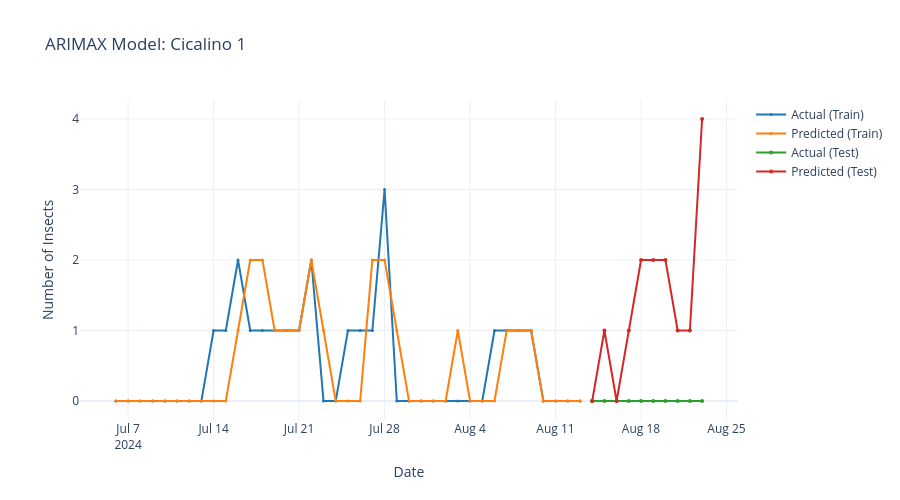
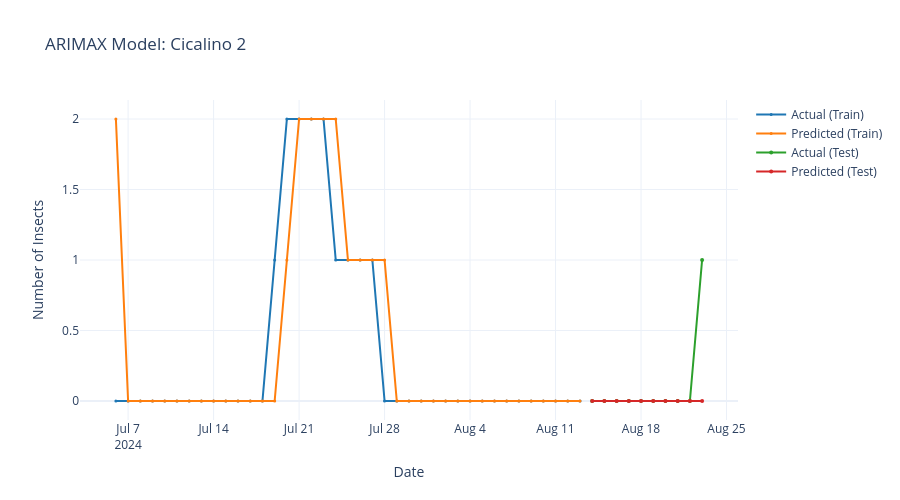
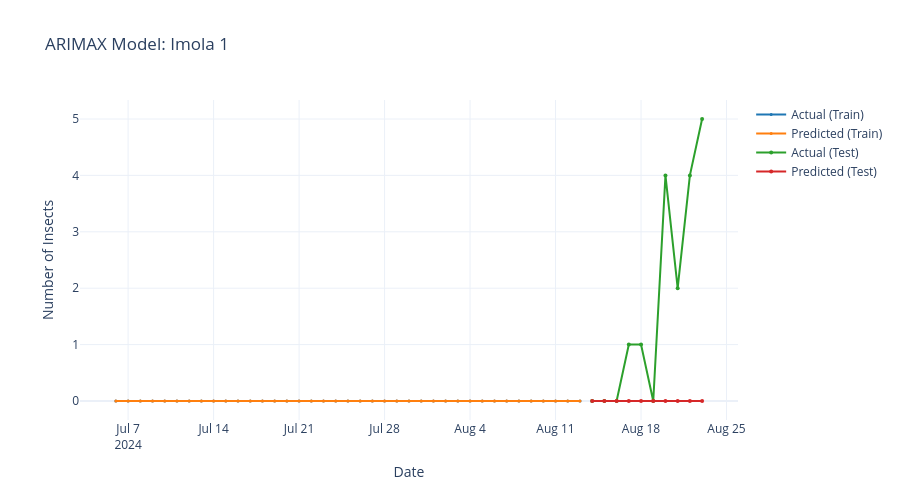
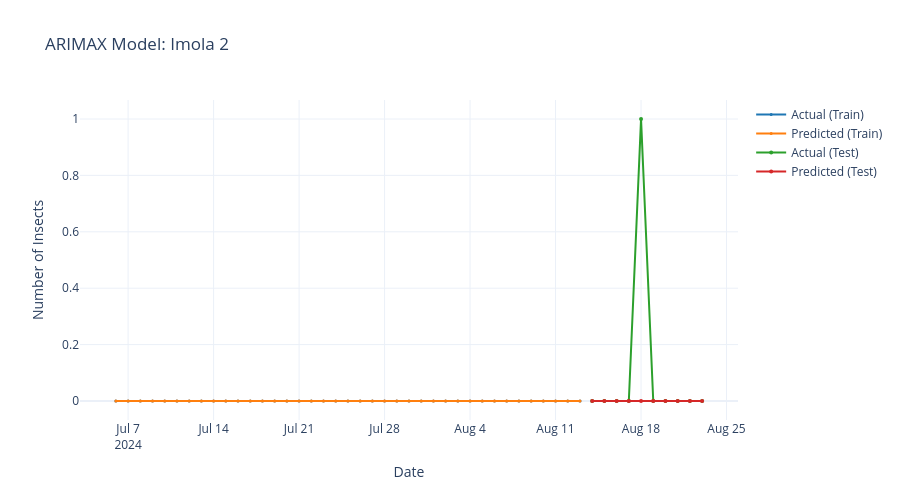

Here is the notebook cell these charts were saved with, in order:
### Markdown cell above
### 📍 Time Series Champion: Location-wise Analysis

Visualize and evaluate the champion model's performance for each location.

### Code cell
# Visualize Time Series Champion by Location with proper train/test split
print(f"📍 {ts_champion} Performance by Location:")

for location in locations:
    loc_train = location_train[location]
    loc_test = location_test[location]
    
    if len(loc_train) == 0 or len(loc_test) == 0:
        print(f"   {location}: Insufficient data for train/test split")
        continue
    
    X_loc_train = loc_train[['Average Temperature', 'Average Humidity']].values
    y_loc_train = loc_train['Number of insects'].values
    X_loc_test = loc_test[['Average Temperature', 'Average Humidity']].values
    y_loc_test = loc_test['Number of insects'].values
    
    # Apply the champion model to this location
    try:
        if ts_champion == 'ARIMAX':
            model_loc = ARIMA(y_loc_train, exog=X_loc_train, order=best_arimax_params)
            fitted_loc = model_loc.fit()
            train_pred_loc = ensure_non_negative_int(fitted_loc.fittedvalues)
            test_pred_loc = ensure_non_negative_int(fitted_loc.forecast(steps=len(y_loc_test), exog=X_loc_test))
            
        elif ts_champion == 'SARIMAX':
            model_loc = SARIMAX(y_loc_train, exog=X_loc_train, 
                              order=best_sarimax_params[0], 
                              seasonal_order=best_sarimax_params[1])
            fitted_loc = model_loc.fit(disp=False)
            train_pred_loc = ensure_non_negative_int(fitted_loc.fittedvalues)
            test_pred_loc = ensure_non_negative_int(fitted_loc.forecast(steps=len(y_loc_test), exog=X_loc_test))
            
        else:  # Prophet
            prophet_train_loc = pd.DataFrame({
                'ds': pd.to_datetime(loc_train['Date']),
                'y': y_loc_train,
                'temp': loc_train['Average Temperature'],
                'humidity': loc_train['Average Humidity']
            })
            
            model_loc = Prophet(
                seasonality_mode=best_prophet_params[0],
                changepoint_prior_scale=best_prophet_params[1],
                seasonality_prior_scale=best_prophet_params[2],
                daily_seasonality=False,
                weekly_seasonality=True,
                yearly_seasonality=False
            )
            model_loc.add_regressor('temp')
            model_loc.add_regressor('humidity')
            model_loc.fit(prophet_train_loc)
            
            # Train predictions
            train_future_loc = model_loc.make_future_dataframe(periods=0)
            train_future_loc['temp'] = prophet_train_loc['temp'].values
            train_future_loc['humidity'] = prophet_train_loc['humidity'].values
            train_forecast_loc = model_loc.predict(train_future_loc)
            train_pred_loc = ensure_non_negative_int(train_forecast_loc['yhat'].values)
            
            # Test predictions - Fix datetime handling
            test_periods_loc = len(loc_test)
            test_future_loc = model_loc.make_future_dataframe(periods=test_periods_loc, freq='D')
            
            # Properly concatenate values
            all_temp_loc = np.concatenate([prophet_train_loc['temp'].values, loc_test['Average Temperature'].values])
            all_humidity_loc = np.concatenate([prophet_train_loc['humidity'].values, loc_test['Average Humidity'].values])
            
            # Ensure proper length alignment
            test_future_loc = test_future_loc.iloc[:len(all_temp_loc)].copy()
            test_future_loc['temp'] = all_temp_loc
            test_future_loc['humidity'] = all_humidity_loc
            
            test_forecast_loc = model_loc.predict(test_future_loc)
            test_pred_loc = ensure_non_negative_int(test_forecast_loc['yhat'].values[-len(y_loc_test):])
        
        # Create visualization with train/test split
        fig_loc = create_forecast_plot(
            y_loc_train, train_pred_loc, y_loc_test, test_pred_loc,
            f"{ts_champion} Model: {location}",
            loc_train['Date'], loc_test['Date']
        )
        fig_loc.show()
        
        # Print test metrics
        test_metrics_loc = calculate_metrics(y_loc_test, test_pred_loc)
        print(f"   {location}: Test MAE={test_metrics_loc['MAE']:.3f}, Test RMSE={test_metrics_loc['RMSE']:.3f}, Test R²={test_metrics_loc['R2']:.3f}")
        
    except Exception as e:
        print(f"   {location}: Model fitting failed - {str(e)[:50]}...")
        continue

### Figure 1 — Plotly figure (JSON) as saved in the notebook; plotly's stock layout.template omitted (floating-point values rounded to 4 significant figures)
{"data": [{"line": {"color": "#1f77b4", "width": 2}, "marker": {"size": 3}, "mode": "lines+markers", "name": "Actual (Train)", "type": "scatter", "x": ["2024-07-06T00:00:00", "2024-07-07T00:00:00", "2024-07-08T00:00:00", "2024-07-09T00:00:00", "2024-07-10T00:00:00", "2024-07-11T00:00:00", "2024-07-12T00:00:00", "2024-07-13T00:00:00", "2024-07-14T00:00:00", "2024-07-15T00:00:00", "2024-07-16T00:00:00", "2024-07-17T00:00:00", "2024-07-18T00:00:00", "2024-07-19T00:00:00", "2024-07-20T00:00:00", "2024-07-21T00:00:00", "2024-07-22T00:00:00", "2024-07-23T00:00:00", "2024-07-24T00:00:00", "2024-07-25T00:00:00", "2024-07-26T00:00:00", "2024-07-27T00:00:00", "2024-07-28T00:00:00", "2024-07-29T00:00:00", "2024-07-30T00:00:00", "2024-07-31T00:00:00", "2024-08-01T00:00:00", "2024-08-02T00:00:00", "2024-08-03T00:00:00", "2024-08-04T00:00:00", "2024-08-05T00:00:00", "2024-08-06T00:00:00", "2024-08-07T00:00:00", "2024-08-08T00:00:00", "2024-08-09T00:00:00", "2024-08-10T00:00:00", "2024-08-11T00:00:00", "2024-08-12T00:00:00", "2024-08-13T00:00:00"], "y": [0, 0, 0, 0, 0, 0, 0, 0, 1, 1, 2, 1, 1, 1, 1, 1, 2, 0, 0, 1, 1, 1, 3, 0, 0, 0, 0, 0, 0, 0, 0, 1, 1, 1, 1, 0, 0, 0, 0]}, {"line": {"color": "#ff7f0e", "width": 2}, "marker": {"size": 3}, "mode": "lines+markers", "name": "Predicted (Train)", "type": "scatter", "x": ["2024-07-06T00:00:00", "2024-07-07T00:00:00", "2024-07-08T00:00:00", "2024-07-09T00:00:00", "2024-07-10T00:00:00", "2024-07-11T00:00:00", "2024-07-12T00:00:00", "2024-07-13T00:00:00", "2024-07-14T00:00:00", "2024-07-15T00:00:00", "2024-07-16T00:00:00", "2024-07-17T00:00:00", "2024-07-18T00:00:00", "2024-07-19T00:00:00", "2024-07-20T00:00:00", "2024-07-21T00:00:00", "2024-07-22T00:00:00", "2024-07-23T00:00:00", "2024-07-24T00:00:00", "2024-07-25T00:00:00", "2024-07-26T00:00:00", "2024-07-27T00:00:00", "2024-07-28T00:00:00", "2024-07-29T00:00:00", "2024-07-30T00:00:00", "2024-07-31T00:00:00", "2024-08-01T00:00:00", "2024-08-02T00:00:00", "2024-08-03T00:00:00", "2024-08-04T00:00:00", "2024-08-05T00:00:00", "2024-08-06T00:00:00", "2024-08-07T00:00:00", "2024-08-08T00:00:00", "2024-08-09T00:00:00", "2024-08-10T00:00:00", "2024-08-11T00:00:00", "2024-08-12T00:00:00", "2024-08-13T00:00:00"], "y": [0, 0, 0, 0, 0, 0, 0, 0, 0, 0, 1, 2, 2, 1, 1, 1, 2, 1, 0, 0, 0, 2, 2, 1, 0, 0, 0, 0, 1, 0, 0, 0, 1, 1, 1, 0, 0, 0, 0]}, {"line": {"color": "#2ca02c", "width": 2}, "marker": {"size": 4}, "mode": "lines+markers", "name": "Actual (Test)", "type": "scatter", "x": ["2024-08-14T00:00:00", "2024-08-15T00:00:00", "2024-08-16T00:00:00", "2024-08-17T00:00:00", "2024-08-18T00:00:00", "2024-08-19T00:00:00", "2024-08-20T00:00:00", "2024-08-21T00:00:00", "2024-08-22T00:00:00", "2024-08-23T00:00:00"], "y": [0, 0, 0, 0, 0, 0, 0, 0, 0, 0]}, {"line": {"color": "#d62728", "width": 2}, "marker": {"size": 4}, "mode": "lines+markers", "name": "Predicted (Test)", "type": "scatter", "x": ["2024-08-14T00:00:00", "2024-08-15T00:00:00", "2024-08-16T00:00:00", "2024-08-17T00:00:00", "2024-08-18T00:00:00", "2024-08-19T00:00:00", "2024-08-20T00:00:00", "2024-08-21T00:00:00", "2024-08-22T00:00:00", "2024-08-23T00:00:00"], "y": [0, 1, 0, 1, 2, 2, 2, 1, 1, 4]}], "layout": {"height": 500, "hovermode": "x unified", "title": {"text": "ARIMAX Model: Cicalino 1"}, "xaxis": {"title": {"text": "Date"}}, "yaxis": {"title": {"text": "Number of Insects"}}}}

### Figure 2 — Plotly figure (JSON) as saved in the notebook; plotly's stock layout.template omitted (floating-point values rounded to 4 significant figures)
{"data": [{"line": {"color": "#1f77b4", "width": 2}, "marker": {"size": 3}, "mode": "lines+markers", "name": "Actual (Train)", "type": "scatter", "x": ["2024-07-06T00:00:00", "2024-07-07T00:00:00", "2024-07-08T00:00:00", "2024-07-09T00:00:00", "2024-07-10T00:00:00", "2024-07-11T00:00:00", "2024-07-12T00:00:00", "2024-07-13T00:00:00", "2024-07-14T00:00:00", "2024-07-15T00:00:00", "2024-07-16T00:00:00", "2024-07-17T00:00:00", "2024-07-18T00:00:00", "2024-07-19T00:00:00", "2024-07-20T00:00:00", "2024-07-21T00:00:00", "2024-07-22T00:00:00", "2024-07-23T00:00:00", "2024-07-24T00:00:00", "2024-07-25T00:00:00", "2024-07-26T00:00:00", "2024-07-27T00:00:00", "2024-07-28T00:00:00", "2024-07-29T00:00:00", "2024-07-30T00:00:00", "2024-07-31T00:00:00", "2024-08-01T00:00:00", "2024-08-02T00:00:00", "2024-08-03T00:00:00", "2024-08-04T00:00:00", "2024-08-05T00:00:00", "2024-08-06T00:00:00", "2024-08-07T00:00:00", "2024-08-08T00:00:00", "2024-08-09T00:00:00", "2024-08-10T00:00:00", "2024-08-11T00:00:00", "2024-08-12T00:00:00", "2024-08-13T00:00:00"], "y": [0, 0, 0, 0, 0, 0, 0, 0, 0, 0, 0, 0, 0, 1, 2, 2, 2, 2, 1, 1, 1, 1, 0, 0, 0, 0, 0, 0, 0, 0, 0, 0, 0, 0, 0, 0, 0, 0, 0]}, {"line": {"color": "#ff7f0e", "width": 2}, "marker": {"size": 3}, "mode": "lines+markers", "name": "Predicted (Train)", "type": "scatter", "x": ["2024-07-06T00:00:00", "2024-07-07T00:00:00", "2024-07-08T00:00:00", "2024-07-09T00:00:00", "2024-07-10T00:00:00", "2024-07-11T00:00:00", "2024-07-12T00:00:00", "2024-07-13T00:00:00", "2024-07-14T00:00:00", "2024-07-15T00:00:00", "2024-07-16T00:00:00", "2024-07-17T00:00:00", "2024-07-18T00:00:00", "2024-07-19T00:00:00", "2024-07-20T00:00:00", "2024-07-21T00:00:00", "2024-07-22T00:00:00", "2024-07-23T00:00:00", "2024-07-24T00:00:00", "2024-07-25T00:00:00", "2024-07-26T00:00:00", "2024-07-27T00:00:00", "2024-07-28T00:00:00", "2024-07-29T00:00:00", "2024-07-30T00:00:00", "2024-07-31T00:00:00", "2024-08-01T00:00:00", "2024-08-02T00:00:00", "2024-08-03T00:00:00", "2024-08-04T00:00:00", "2024-08-05T00:00:00", "2024-08-06T00:00:00", "2024-08-07T00:00:00", "2024-08-08T00:00:00", "2024-08-09T00:00:00", "2024-08-10T00:00:00", "2024-08-11T00:00:00", "2024-08-12T00:00:00", "2024-08-13T00:00:00"], "y": [2, 0, 0, 0, 0, 0, 0, 0, 0, 0, 0, 0, 0, 0, 1, 2, 2, 2, 2, 1, 1, 1, 1, 0, 0, 0, 0, 0, 0, 0, 0, 0, 0, 0, 0, 0, 0, 0, 0]}, {"line": {"color": "#2ca02c", "width": 2}, "marker": {"size": 4}, "mode": "lines+markers", "name": "Actual (Test)", "type": "scatter", "x": ["2024-08-14T00:00:00", "2024-08-15T00:00:00", "2024-08-16T00:00:00", "2024-08-17T00:00:00", "2024-08-18T00:00:00", "2024-08-19T00:00:00", "2024-08-20T00:00:00", "2024-08-21T00:00:00", "2024-08-22T00:00:00", "2024-08-23T00:00:00"], "y": [0, 0, 0, 0, 0, 0, 0, 0, 0, 1]}, {"line": {"color": "#d62728", "width": 2}, "marker": {"size": 4}, "mode": "lines+markers", "name": "Predicted (Test)", "type": "scatter", "x": ["2024-08-14T00:00:00", "2024-08-15T00:00:00", "2024-08-16T00:00:00", "2024-08-17T00:00:00", "2024-08-18T00:00:00", "2024-08-19T00:00:00", "2024-08-20T00:00:00", "2024-08-21T00:00:00", "2024-08-22T00:00:00", "2024-08-23T00:00:00"], "y": [0, 0, 0, 0, 0, 0, 0, 0, 0, 0]}], "layout": {"height": 500, "hovermode": "x unified", "title": {"text": "ARIMAX Model: Cicalino 2"}, "xaxis": {"title": {"text": "Date"}}, "yaxis": {"title": {"text": "Number of Insects"}}}}

### Figure 3 — Plotly figure (JSON) as saved in the notebook; plotly's stock layout.template omitted (floating-point values rounded to 4 significant figures)
{"data": [{"line": {"color": "#1f77b4", "width": 2}, "marker": {"size": 3}, "mode": "lines+markers", "name": "Actual (Train)", "type": "scatter", "x": ["2024-07-06T00:00:00", "2024-07-07T00:00:00", "2024-07-08T00:00:00", "2024-07-09T00:00:00", "2024-07-10T00:00:00", "2024-07-11T00:00:00", "2024-07-12T00:00:00", "2024-07-13T00:00:00", "2024-07-14T00:00:00", "2024-07-15T00:00:00", "2024-07-16T00:00:00", "2024-07-17T00:00:00", "2024-07-18T00:00:00", "2024-07-19T00:00:00", "2024-07-20T00:00:00", "2024-07-21T00:00:00", "2024-07-22T00:00:00", "2024-07-23T00:00:00", "2024-07-24T00:00:00", "2024-07-25T00:00:00", "2024-07-26T00:00:00", "2024-07-27T00:00:00", "2024-07-28T00:00:00", "2024-07-29T00:00:00", "2024-07-30T00:00:00", "2024-07-31T00:00:00", "2024-08-01T00:00:00", "2024-08-02T00:00:00", "2024-08-03T00:00:00", "2024-08-04T00:00:00", "2024-08-05T00:00:00", "2024-08-06T00:00:00", "2024-08-07T00:00:00", "2024-08-08T00:00:00", "2024-08-09T00:00:00", "2024-08-10T00:00:00", "2024-08-11T00:00:00", "2024-08-12T00:00:00", "2024-08-13T00:00:00"], "y": [0, 0, 0, 0, 0, 0, 0, 0, 0, 0, 0, 0, 0, 0, 0, 0, 0, 0, 0, 0, 0, 0, 0, 0, 0, 0, 0, 0, 0, 0, 0, 0, 0, 0, 0, 0, 0, 0, 0]}, {"line": {"color": "#ff7f0e", "width": 2}, "marker": {"size": 3}, "mode": "lines+markers", "name": "Predicted (Train)", "type": "scatter", "x": ["2024-07-06T00:00:00", "2024-07-07T00:00:00", "2024-07-08T00:00:00", "2024-07-09T00:00:00", "2024-07-10T00:00:00", "2024-07-11T00:00:00", "2024-07-12T00:00:00", "2024-07-13T00:00:00", "2024-07-14T00:00:00", "2024-07-15T00:00:00", "2024-07-16T00:00:00", "2024-07-17T00:00:00", "2024-07-18T00:00:00", "2024-07-19T00:00:00", "2024-07-20T00:00:00", "2024-07-21T00:00:00", "2024-07-22T00:00:00", "2024-07-23T00:00:00", "2024-07-24T00:00:00", "2024-07-25T00:00:00", "2024-07-26T00:00:00", "2024-07-27T00:00:00", "2024-07-28T00:00:00", "2024-07-29T00:00:00", "2024-07-30T00:00:00", "2024-07-31T00:00:00", "2024-08-01T00:00:00", "2024-08-02T00:00:00", "2024-08-03T00:00:00", "2024-08-04T00:00:00", "2024-08-05T00:00:00", "2024-08-06T00:00:00", "2024-08-07T00:00:00", "2024-08-08T00:00:00", "2024-08-09T00:00:00", "2024-08-10T00:00:00", "2024-08-11T00:00:00", "2024-08-12T00:00:00", "2024-08-13T00:00:00"], "y": [0, 0, 0, 0, 0, 0, 0, 0, 0, 0, 0, 0, 0, 0, 0, 0, 0, 0, 0, 0, 0, 0, 0, 0, 0, 0, 0, 0, 0, 0, 0, 0, 0, 0, 0, 0, 0, 0, 0]}, {"line": {"color": "#2ca02c", "width": 2}, "marker": {"size": 4}, "mode": "lines+markers", "name": "Actual (Test)", "type": "scatter", "x": ["2024-08-14T00:00:00", "2024-08-15T00:00:00", "2024-08-16T00:00:00", "2024-08-17T00:00:00", "2024-08-18T00:00:00", "2024-08-19T00:00:00", "2024-08-20T00:00:00", "2024-08-21T00:00:00", "2024-08-22T00:00:00", "2024-08-23T00:00:00"], "y": [0, 0, 0, 1, 1, 0, 4, 2, 4, 5]}, {"line": {"color": "#d62728", "width": 2}, "marker": {"size": 4}, "mode": "lines+markers", "name": "Predicted (Test)", "type": "scatter", "x": ["2024-08-14T00:00:00", "2024-08-15T00:00:00", "2024-08-16T00:00:00", "2024-08-17T00:00:00", "2024-08-18T00:00:00", "2024-08-19T00:00:00", "2024-08-20T00:00:00", "2024-08-21T00:00:00", "2024-08-22T00:00:00", "2024-08-23T00:00:00"], "y": [0, 0, 0, 0, 0, 0, 0, 0, 0, 0]}], "layout": {"height": 500, "hovermode": "x unified", "title": {"text": "ARIMAX Model: Imola 1"}, "xaxis": {"title": {"text": "Date"}}, "yaxis": {"title": {"text": "Number of Insects"}}}}

### Figure 4 — Plotly figure (JSON) as saved in the notebook; plotly's stock layout.template omitted (floating-point values rounded to 4 significant figures)
{"data": [{"line": {"color": "#1f77b4", "width": 2}, "marker": {"size": 3}, "mode": "lines+markers", "name": "Actual (Train)", "type": "scatter", "x": ["2024-07-06T00:00:00", "2024-07-07T00:00:00", "2024-07-08T00:00:00", "2024-07-09T00:00:00", "2024-07-10T00:00:00", "2024-07-11T00:00:00", "2024-07-12T00:00:00", "2024-07-13T00:00:00", "2024-07-14T00:00:00", "2024-07-15T00:00:00", "2024-07-16T00:00:00", "2024-07-17T00:00:00", "2024-07-18T00:00:00", "2024-07-19T00:00:00", "2024-07-20T00:00:00", "2024-07-21T00:00:00", "2024-07-22T00:00:00", "2024-07-23T00:00:00", "2024-07-24T00:00:00", "2024-07-25T00:00:00", "2024-07-26T00:00:00", "2024-07-27T00:00:00", "2024-07-28T00:00:00", "2024-07-29T00:00:00", "2024-07-30T00:00:00", "2024-07-31T00:00:00", "2024-08-01T00:00:00", "2024-08-02T00:00:00", "2024-08-03T00:00:00", "2024-08-04T00:00:00", "2024-08-05T00:00:00", "2024-08-06T00:00:00", "2024-08-07T00:00:00", "2024-08-08T00:00:00", "2024-08-09T00:00:00", "2024-08-10T00:00:00", "2024-08-11T00:00:00", "2024-08-12T00:00:00", "2024-08-13T00:00:00"], "y": [0, 0, 0, 0, 0, 0, 0, 0, 0, 0, 0, 0, 0, 0, 0, 0, 0, 0, 0, 0, 0, 0, 0, 0, 0, 0, 0, 0, 0, 0, 0, 0, 0, 0, 0, 0, 0, 0, 0]}, {"line": {"color": "#ff7f0e", "width": 2}, "marker": {"size": 3}, "mode": "lines+markers", "name": "Predicted (Train)", "type": "scatter", "x": ["2024-07-06T00:00:00", "2024-07-07T00:00:00", "2024-07-08T00:00:00", "2024-07-09T00:00:00", "2024-07-10T00:00:00", "2024-07-11T00:00:00", "2024-07-12T00:00:00", "2024-07-13T00:00:00", "2024-07-14T00:00:00", "2024-07-15T00:00:00", "2024-07-16T00:00:00", "2024-07-17T00:00:00", "2024-07-18T00:00:00", "2024-07-19T00:00:00", "2024-07-20T00:00:00", "2024-07-21T00:00:00", "2024-07-22T00:00:00", "2024-07-23T00:00:00", "2024-07-24T00:00:00", "2024-07-25T00:00:00", "2024-07-26T00:00:00", "2024-07-27T00:00:00", "2024-07-28T00:00:00", "2024-07-29T00:00:00", "2024-07-30T00:00:00", "2024-07-31T00:00:00", "2024-08-01T00:00:00", "2024-08-02T00:00:00", "2024-08-03T00:00:00", "2024-08-04T00:00:00", "2024-08-05T00:00:00", "2024-08-06T00:00:00", "2024-08-07T00:00:00", "2024-08-08T00:00:00", "2024-08-09T00:00:00", "2024-08-10T00:00:00", "2024-08-11T00:00:00", "2024-08-12T00:00:00", "2024-08-13T00:00:00"], "y": [0, 0, 0, 0, 0, 0, 0, 0, 0, 0, 0, 0, 0, 0, 0, 0, 0, 0, 0, 0, 0, 0, 0, 0, 0, 0, 0, 0, 0, 0, 0, 0, 0, 0, 0, 0, 0, 0, 0]}, {"line": {"color": "#2ca02c", "width": 2}, "marker": {"size": 4}, "mode": "lines+markers", "name": "Actual (Test)", "type": "scatter", "x": ["2024-08-14T00:00:00", "2024-08-15T00:00:00", "2024-08-16T00:00:00", "2024-08-17T00:00:00", "2024-08-18T00:00:00", "2024-08-19T00:00:00", "2024-08-20T00:00:00", "2024-08-21T00:00:00", "2024-08-22T00:00:00", "2024-08-23T00:00:00"], "y": [0, 0, 0, 0, 1, 0, 0, 0, 0, 0]}, {"line": {"color": "#d62728", "width": 2}, "marker": {"size": 4}, "mode": "lines+markers", "name": "Predicted (Test)", "type": "scatter", "x": ["2024-08-14T00:00:00", "2024-08-15T00:00:00", "2024-08-16T00:00:00", "2024-08-17T00:00:00", "2024-08-18T00:00:00", "2024-08-19T00:00:00", "2024-08-20T00:00:00", "2024-08-21T00:00:00", "2024-08-22T00:00:00", "2024-08-23T00:00:00"], "y": [0, 0, 0, 0, 0, 0, 0, 0, 0, 0]}], "layout": {"height": 500, "hovermode": "x unified", "title": {"text": "ARIMAX Model: Imola 2"}, "xaxis": {"title": {"text": "Date"}}, "yaxis": {"title": {"text": "Number of Insects"}}}}
